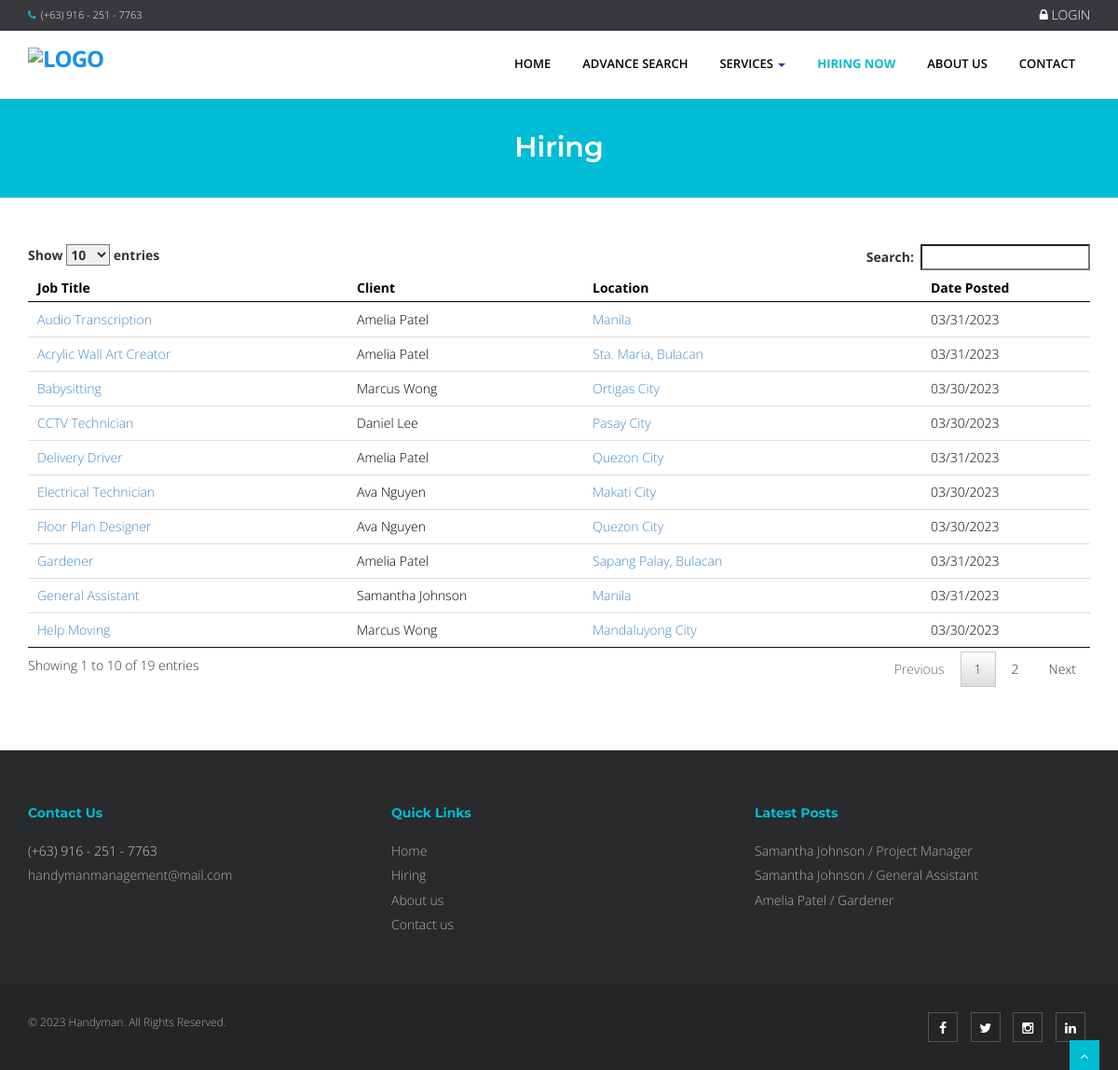
Screenshot of /index.php?q=hiring with the database file from the repository.
### tables this page shows
CREATE TABLE `tbljob` (
  `JOBID` int(11) NOT NULL,
  `client_user` varchar(244) NOT NULL,
  `CATEGORY` varchar(250) NOT NULL,
  `OCCUPATIONTITLE` varchar(90) NOT NULL,
  `SALARIES` double NOT NULL,
  `DURATION_EMPLOYEMENT` varchar(90) NOT NULL,
  `QUALIFICATION_WORKEXPERIENCE` text NOT NULL,
  `JOBDESCRIPTION` text NOT NULL,
  `job_address` text NOT NULL,
  `JOBSTATUS` varchar(90) NOT NULL,
  `DATEPOSTED` datetime NOT NULL,
  `client_id` int(24) NOT NULL,
  `COMPANYID` int(11) NOT NULL,
  `client_no` varchar(11) NOT NULL,
  `client_email` varchar(244) NOT NULL
);

### index.php (called while the page is built, shortened)
<?php
require_once("include/initialize.php");
$view = (isset($_GET['q']) && $_GET['q'] != '') ? $_GET['q'] : '';
switch ($view) {
	case 'hiring' :
		$title = isset($_GET['search']) ? 'Hiring in '.$_GET['search'] :"Hiring";
		break;
}
require_once("theme/templates.php");
?>

### include/database.php (called while the page is built, shortened)
<?php
class Database {
	var $sql_string = '';
	private $conn;
	public function open_connection() {
		$this->conn = mysqli_connect(server,user,pass);
		if(!$this->conn){
			echo "Problem in database connection! Contact administrator!";
			exit();
		}else{
			$db_select = mysqli_select_db($this->conn,database_name);
		}
	}
	function setQuery($sql='') {
		$this->sql_string=$sql;
	}
	function executeQuery() {
		$result = mysqli_query($this->conn,$this->sql_string);
		return $result;
	}
	private function confirm_query($result) {
		return $result;
	}
	function loadResultList( $key='' ) {
		$cur = $this->executeQuery();
		$array = array();
		while ($row = mysqli_fetch_object($cur)) {
			if ($key) {
				$array[$row->$key] = $row;
			} else {
				$array[] = $row;
			}
		}
		return $array;
	}
}
$mydb = new Database();
?>

### hirring.php (the view, shortened to what this page needs)
    <section id="content">
        <div class="container content">
 <table id="dash-table" class="table table-hover">
     <thead>
         <th>Job Title</th>
         <th>Client</th>
         <th>Location</th>
         <th>Date Posted</th>
     </thead>
     <tbody>
<?php
if (isset($_GET['search'])) {
    $client_user = $_GET['search'];
} else {
    $client_user = '';
}
$sql = "SELECT JOBID, OCCUPATIONTITLE, client_user, DATEPOSTED,job_address
        FROM `tbljob`
        WHERE client_user LIKE '%" . $client_user . "%'
        ORDER BY DATEPOSTED DESC";
$mydb->setQuery($sql);
$cur = $mydb->loadResultList();
foreach ($cur as $result) {
    echo '<tr>';
    echo '<td><a href="'.web_root.'index.php?q=viewjob&search='.$result->JOBID.'">'.$result->OCCUPATIONTITLE.'</a></td>';
    echo '<td>'.$result->client_user.'</td>';
    echo '<td><a href="https://www.google.com/maps/search/'.$result->job_address.'" target="_blank">'.$result->job_address.'</a></td>';
    echo '<td>'.date_format(date_create($result->DATEPOSTED),'m/d/Y').'</td>';
    echo '</tr>';
}
?>
     </tbody>
 </table>
   </div>
    </section><br><br><br>

### theme/templates.php (shortened to what this page needs)
<!DOCTYPE html>
<html lang="en">
<head>
<link href="<?php echo web_root; ?>plugins/home-plugins/css/bootstrap.min.css" rel="stylesheet" />
<link href="<?php echo web_root; ?>plugins/home-plugins/css/fancybox/jquery.fancybox.css" rel="stylesheet">
<link href="<?php echo web_root; ?>plugins/home-plugins/css/flexslider.css" rel="stylesheet" />
<link href="<?php echo web_root; ?>plugins/home-plugins/css/style.css" rel="stylesheet" />
<link rel="stylesheet" href="<?php echo web_root;?>plugins/font-awesome/css/font-awesome.min.css">
<link rel="stylesheet" href="<?php echo web_root;?>plugins/dataTables/jquery.dataTables.min.css">
<link rel="stylesheet" href="<?php echo web_root;?>plugins/dataTables/jquery.dataTables_themeroller.css">
<link href="<?php echo web_root; ?>plugins/datepicker/bootstrap-datetimepicker.min.css" rel="stylesheet" media="screen">
<link href="<?php echo web_root; ?>plugins/datepicker/datepicker3.css" rel="stylesheet" media="screen">
</head>
<body>
<div id="wrapper" class="home-page">
  <header>
        <div class="topbar navbar-fixed-top">
          <div class="container">
            <div class="row">
              <div class="col-md-12">
               <p class="pull-left hidden-xs"><i class="fa fa-phone"></i>(+63) 916 - 251 - 7763</p>
                <?php if (isset($_SESSION['APPLICANTID'])) {
                    $sql = "SELECT count(*) as 'COUNTNOTIF' FROM `tbljob` ORDER BY `DATEPOSTED` DESC";
                    $mydb->setQuery($sql);
                    $showNotif = $mydb->loadSingleResult();
                    $notif =isset($showNotif->COUNTNOTIF) ? $showNotif->COUNTNOTIF : 0;
                    $applicant = new Applicants();
                    $appl  = $applicant->single_applicant($_SESSION['APPLICANTID']);
                    $sql ="SELECT count(*) as 'COUNT' FROM `tbljobregistration` WHERE `PENDINGAPPLICATION`=0 AND `HVIEW`=0 AND `APPLICANTID`='{$appl->APPLICANTID}'";
                    $mydb->setQuery($sql);
                    $showMsg = $mydb->loadSingleResult();
                    $msg =isset($showMsg->COUNT) ? $showMsg->COUNT : 0;
                    echo ' <p class="pull-right login">
                    <a title="View Message(s)" href="'.web_root.'applicant/index.php?view=message"> <i class="fa fa-envelope-o"></i> <span class="label label-danger">'.$msg.'</span></a>&nbsp;
                    <a title="View Notification(s)" href="'.web_root.'applicant/index.php?view=notification"> <i class="fa fa-bell-o"></i> <span class="label label-danger">'.$notif.'</span></a> |
                    <a title="View Profile" href="'.web_root.'applicant/"> <i class="fa fa-user"> </i> '. $appl->FNAME. ' '.$appl->LNAME .' </a> | <a href="'.web_root.'logout.php" onclick="return confirm(\'Are you sure you want to log out?\');" >  <i class="fa fa-sign-out"> </i> LOGOUT</a> </p>';
                    }else{ ?>
                      <p class="pull-right login"><a data-target="#myModal" data-toggle="modal" href=""> <i class="fa fa-lock"></i> LOGIN </a>
                <?php } ?>
              </div>
            </div>
          </div>
        </div>
        <div style="min-height: 30px;"></div>
        <div class="navbar navbar-default navbar-static-top" >
            <div class="container">
                <div class="navbar-header">
                  <a class="navbar-brand" href="<?php echo web_root; ?>index.php"><img src="<?php echo web_root; ?>plugins/home-plugins/img/logo.png" alt="logo" style="height: 40px"/></a>
                </div>
                <div class="navbar-collapse collapse ">
                    <ul class="nav navbar-nav">
                        <li class="<?php echo !isset($_GET['q'])? 'active' :''?>"><a href="<?php echo web_root; ?>index.php">Home</a></li>
                        <li class="<?php  if(isset($_GET['q'])) { if($_GET['q']=='advancesearch'){ echo 'active'; }else{ echo ''; }} ?>"><a href="<?php echo web_root; ?>index.php?q=advancesearch">Advance Search</a></li>
                        <li class="dropdown <?php if(isset($_GET['q'])) { if($_GET['q']=='category'){ echo 'active'; }else{ echo ''; }} ?>">
                          <a href="#" data-toggle="dropdown" class="dropdown-toggle">Services <b class="caret"></b></a>
                            <?php
                            $sql = "SELECT * FROM `tblcategory` WHERE `SERVICE_TYPE`='Virtual Services' LIMIT 5";
                            $mydb->setQuery($sql);
                            $sql = "SELECT * FROM `tblcategory` WHERE `SERVICE_TYPE`='Physical Services' LIMIT 5";
                            $mydb->setQuery($sql);
                            $sql = "SELECT * FROM `tblcategory` WHERE `SERVICE_TYPE` NOT IN ('Virtual Services', 'Physical Services') LIMIT 5";
                            $mydb->setQuery($sql);
                            ?>
                        </li>
                        <li class="<?php  if(isset($_GET['q'])) { if($_GET['q']=='hiring'){ echo 'active'; }else{ echo ''; }} ?>"><a href="<?php echo web_root; ?>index.php?q=hiring">Hiring Now</a></li>
                        <li class="<?php  if(isset($_GET['q'])) { if($_GET['q']=='About'){ echo 'active'; }else{ echo ''; }}  ?>"><a href="<?php echo web_root; ?>index.php?q=About">About Us</a></li>
                        <li class="<?php  if(isset($_GET['q'])) { if($_GET['q']=='Contact'){ echo 'active'; }else{ echo ''; }}  ?>"><a href="<?php echo web_root; ?>index.php?q=Contact">Contact</a></li>
                    </ul>
                </div>
            </div>
        </div>
  </header>
      <?php
      if (isset($_GET['q'])) {
        echo '<section id="inner-headline">
            <div class="container">
                <div class="row">
                    <div class="col-lg-12">
                        <h2 class="pageTitle">'.$title.'</h2>
                    </div>
                </div>
            </div>
            </section>';
      }
       require_once $content;
        ?>
  <footer>
  <div class="container">
    <div class="row">
      <div class="col-md-4 col-sm-4">
        <div class="widget">
          <h5 class="widgetheading">Contact Us</h5>
          <p>
            <ul class="link-list">
              <li><i class="icon-phone"></i> (+63) 916 - 251 - 7763</li>
              <li><i class="icon-envelope-alt"></i><a href = "mailto: handymanmanagement@mail.com?subject = Feedback&body = Message">handymanmanagement@mail.com</a></li>
            </ul>
          </p>
        </div>
      </div>
      <div class="col-md-4 col-sm-4">
        <div class="widget">
          <h5 class="widgetheading">Quick Links</h5>
          <ul class="link-list">
            <li><a href="<?php echo web_root; ?>index.php">Home</a></li>
            <li><a href="<?php echo web_root; ?>index.php?q=hiring">Hiring</a></li>
            <li><a href="<?php echo web_root; ?>index.php?q=About">About us</a></li>
            <li><a href="<?php echo web_root; ?>index.php?q=Contact">Contact us</a></li>
          </ul>
        </div>
      </div>
      <div class="col-md-4 col-sm-4">
        <div class="widget">
          <h5 class="widgetheading">Latest Posts</h5>
          <ul class="link-list">
            <?php
                  $sql = "SELECT * FROM `tblcompany` c,`tbljob` j WHERE c.`COMPANYID`=j.`COMPANYID`   ORDER BY DATEPOSTED DESC LIMIT 3" ;
                  $mydb->setQuery($sql);
                  $cur = $mydb->loadResultList();
                  foreach ($cur as $result) {
                   echo '<li><a href="'.web_root.'index.php?q=viewjob&search='.$result->JOBID.'">'.$result->client_user.' / '.ucfirst($result->OCCUPATIONTITLE).'</a></li>';
                  }
              ?>
          </ul>
        </div>
      </div>
    </div>
  </div>
  <div id="sub-footer">
    <div class="container">
      <div class="row">
        <div class="col-lg-6">
          <div class="copyright">
            <p>
              <span>&copy; 2023 Handyman. All Rights Reserved.
            </p>
          </div>
        </div>
        <div class="col-lg-6">
          <ul class="social-network">
            <li><a href="#" data-placement="top" title="Facebook"><i class="fa fa-facebook"></i></a></li>
            <li><a href="#" data-placement="top" title="Twitter"><i class="fa fa-twitter"></i></a></li>
            <li><a href="#" data-placement="top" title="Instagram"><i class="fa fa-instagram"></i></a></li>
            <li><a href="#" data-placement="top" title="Linkedin"><i class="fa fa-linkedin"></i></a></li>
          </ul>
        </div>
      </div>
    </div>
  </div>
  </footer>
</div>
<a href="#" class="scrollup"><i class="fa fa-angle-up active"></i></a>
</body>
</html>

### theme/templates.php (style rules this page uses)
#content { min-height: 400px; color: #000; }
.login a { font-size: 14px; color: #fff; padding:0px; }

### rows the page displays
tbljob: OCCUPATIONTITLE "General Assistant", client_user "Samantha Johnson", job_address "Manila", DATEPOSTED "03/31/2023"
tbljob: OCCUPATIONTITLE "Gardener", client_user "Amelia Patel", job_address "Sapang Palay, Bulacan", DATEPOSTED "03/31/2023"
tbljob: OCCUPATIONTITLE "Acrylic Wall Art Creator", client_user "Amelia Patel", job_address "Sta. Maria, Bulacan", DATEPOSTED "03/31/2023"
tbljob: OCCUPATIONTITLE "Audio Transcription", client_user "Amelia Patel", job_address "Manila", DATEPOSTED "03/31/2023"
tbljob: OCCUPATIONTITLE "Delivery Driver", client_user "Amelia Patel", job_address "Quezon City", DATEPOSTED "03/31/2023"
tbljob: OCCUPATIONTITLE "Help Moving", client_user "Marcus Wong", job_address "Mandaluyong City", DATEPOSTED "03/30/2023"
tbljob: OCCUPATIONTITLE "Babysitting", client_user "Marcus Wong", job_address "Ortigas City", DATEPOSTED "03/30/2023"
tbljob: OCCUPATIONTITLE "Floor Plan Designer", client_user "Ava Nguyen", job_address "Quezon City", DATEPOSTED "03/30/2023"
tbljob: OCCUPATIONTITLE "Electrical Technician", client_user "Ava Nguyen", job_address "Makati City", DATEPOSTED "03/30/2023"
tbljob: OCCUPATIONTITLE "CCTV Technician", client_user "Daniel Lee", job_address "Pasay City", DATEPOSTED "03/30/2023"
tbljob: client_user "Samantha Johnson", OCCUPATIONTITLE "Project Manager"

### other values shown
$title "Hiring"
